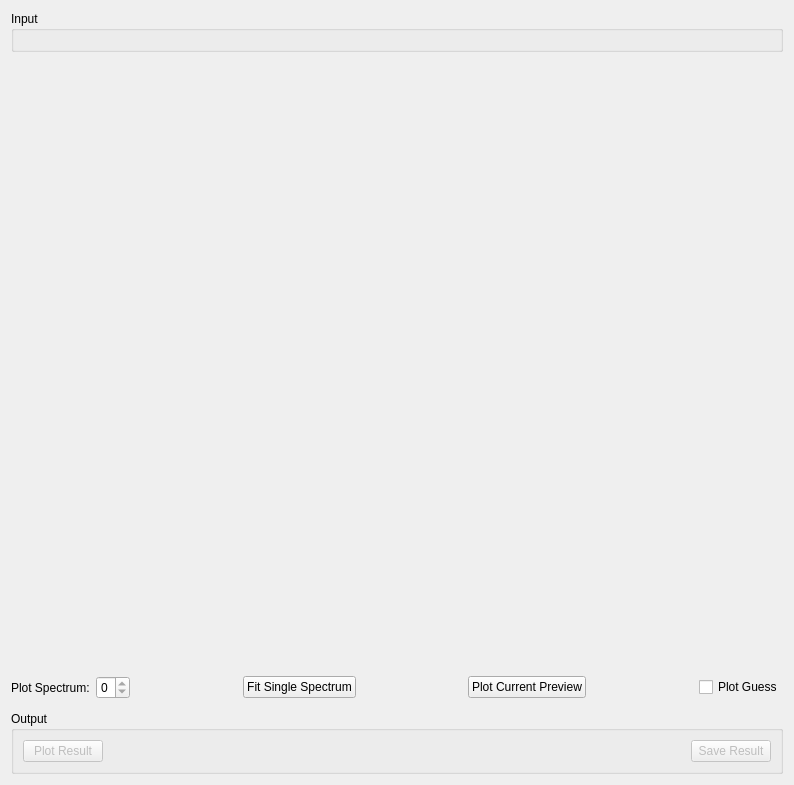
<?xml version="1.0" encoding="UTF-8"?>
<ui version="4.0">
 <class>MSDFit</class>
 <widget class="QWidget" name="MSDFit">
  <property name="geometry">
   <rect>
    <x>0</x>
    <y>0</y>
    <width>794</width>
    <height>785</height>
   </rect>
  </property>
  <property name="windowTitle">
   <string>Form</string>
  </property>
  <layout class="QVBoxLayout" name="verticalLayout_5" stretch="0,1,0,0">
   <item>
    <widget class="QGroupBox" name="gbInput">
     <property name="title">
      <string>Input</string>
     </property>
     <layout class="QGridLayout" name="gridLayout">
      <item row="0" column="0">
       <widget class="MantidQt::MantidWidgets::DataSelector" name="dsSampleInput" native="true"/>
      </item>
     </layout>
    </widget>
   </item>
   <item>
    <layout class="QHBoxLayout" name="loMSDFit">
     <item>
      <layout class="QVBoxLayout" name="loMSDPlot" stretch="0">
       <item>
        <layout class="QHBoxLayout" name="loPlotProperties" stretch="0,0">
         <item>
          <layout class="QVBoxLayout" name="loProperties">
           <item>
            <layout class="QVBoxLayout" name="properties"/>
           </item>
          </layout>
         </item>
         <item>
          <layout class="QVBoxLayout" name="loPlotsLayout" stretch="5,3,0">
           <property name="sizeConstraint">
            <enum>QLayout::SetNoConstraint</enum>
           </property>
           <item>
            <widget class="MantidQt::MantidWidgets::PreviewPlot" name="ppPlotTop" native="true">
             <property name="sizePolicy">
              <sizepolicy hsizetype="Preferred" vsizetype="Expanding">
               <horstretch>0</horstretch>
               <verstretch>1</verstretch>
              </sizepolicy>
             </property>
             <property name="minimumSize">
              <size>
               <width>0</width>
               <height>125</height>
              </size>
             </property>
             <property name="showLegend" stdset="0">
              <bool>true</bool>
             </property>
             <property name="curveErrorBars" stdset="0">
              <stringlist>
               <string>Sample</string>
              </stringlist>
             </property>
             <property name="canvasColour" stdset="0">
              <color>
               <red>255</red>
               <green>255</green>
               <blue>255</blue>
              </color>
             </property>
            </widget>
           </item>
           <item>
            <widget class="MantidQt::MantidWidgets::PreviewPlot" name="ppPlotBottom" native="true">
             <property name="sizePolicy">
              <sizepolicy hsizetype="Preferred" vsizetype="Expanding">
               <horstretch>1</horstretch>
               <verstretch>0</verstretch>
              </sizepolicy>
             </property>
             <property name="minimumSize">
              <size>
               <width>0</width>
               <height>75</height>
              </size>
             </property>
             <property name="showLegend" stdset="0">
              <bool>true</bool>
             </property>
             <property name="canvasColour" stdset="0">
              <color>
               <red>255</red>
               <green>255</green>
               <blue>255</blue>
              </color>
             </property>
            </widget>
           </item>
           <item>
            <layout class="QVBoxLayout" name="verticalLayout">
             <property name="topMargin">
              <number>0</number>
             </property>
             <property name="bottomMargin">
              <number>0</number>
             </property>
             <item>
              <layout class="QHBoxLayout" name="horizontalLayout_2">
               <property name="topMargin">
                <number>0</number>
               </property>
               <item>
                <widget class="QLabel" name="lbPlotSpectrum">
                 <property name="text">
                  <string>Plot Spectrum:</string>
                 </property>
                </widget>
               </item>
               <item>
                <widget class="QSpinBox" name="spPlotSpectrum">
                 <property name="minimum">
                  <number>0</number>
                 </property>
                 <property name="maximum">
                  <number>0</number>
                 </property>
                </widget>
               </item>
               <item>
                <spacer name="horizontalSpacer_3">
                 <property name="orientation">
                  <enum>Qt::Horizontal</enum>
                 </property>
                 <property name="sizeType">
                  <enum>QSizePolicy::Expanding</enum>
                 </property>
                 <property name="sizeHint" stdset="0">
                  <size>
                   <width>40</width>
                   <height>20</height>
                  </size>
                 </property>
                </spacer>
               </item>
               <item>
                <widget class="QPushButton" name="pbSingleFit">
                 <property name="text">
                  <string>Fit Single Spectrum</string>
                 </property>
                </widget>
               </item>
               <item>
                <spacer name="horizontalSpacer_2">
                 <property name="orientation">
                  <enum>Qt::Horizontal</enum>
                 </property>
                 <property name="sizeHint" stdset="0">
                  <size>
                   <width>40</width>
                   <height>20</height>
                  </size>
                 </property>
                </spacer>
               </item>
               <item>
                <widget class="QPushButton" name="pbPlotPreview">
                 <property name="text">
                  <string>Plot Current Preview</string>
                 </property>
                </widget>
               </item>
               <item>
                <spacer name="horizontalSpacer">
                 <property name="orientation">
                  <enum>Qt::Horizontal</enum>
                 </property>
                 <property name="sizeHint" stdset="0">
                  <size>
                   <width>40</width>
                   <height>20</height>
                  </size>
                 </property>
                </spacer>
               </item>
               <item>
                <widget class="QCheckBox" name="ckPlotGuess">
                 <property name="text">
                  <string>Plot Guess</string>
                 </property>
                </widget>
               </item>
              </layout>
             </item>
            </layout>
           </item>
          </layout>
         </item>
        </layout>
       </item>
      </layout>
     </item>
    </layout>
   </item>
   <item>
    <widget class="MantidQt::CustomInterfaces::IDA::IndirectSpectrumSelectionView" name="svSpectrumView" native="true"/>
   </item>
   <item>
    <widget class="QGroupBox" name="gbOutput">
     <property name="title">
      <string>Output</string>
     </property>
     <layout class="QHBoxLayout" name="horizontalLayout_8">
      <item>
       <widget class="QPushButton" name="pbPlot">
        <property name="enabled">
         <bool>false</bool>
        </property>
        <property name="text">
         <string>Plot Result</string>
        </property>
        <property name="checked">
         <bool>false</bool>
        </property>
       </widget>
      </item>
      <item>
       <spacer name="horizontalSpacer_1">
        <property name="orientation">
         <enum>Qt::Horizontal</enum>
        </property>
        <property name="sizeHint" stdset="0">
         <size>
          <width>40</width>
          <height>20</height>
         </size>
        </property>
       </spacer>
      </item>
      <item>
       <widget class="QPushButton" name="pbSave">
        <property name="enabled">
         <bool>false</bool>
        </property>
        <property name="text">
         <string>Save Result</string>
        </property>
       </widget>
      </item>
     </layout>
    </widget>
   </item>
  </layout>
 </widget>
 <customwidgets>
  <customwidget>
   <class>MantidQt::MantidWidgets::DataSelector</class>
   <extends>QWidget</extends>
   <header>MantidQtWidgets/Common/DataSelector.h</header>
  </customwidget>
  <customwidget>
   <class>MantidQt::MantidWidgets::PreviewPlot</class>
   <extends>QWidget</extends>
   <header>MantidQtWidgets/LegacyQwt/PreviewPlot.h</header>
   <container>1</container>
  </customwidget>
  <customwidget>
   <class>MantidQt::CustomInterfaces::IDA::IndirectSpectrumSelectionView</class>
   <extends>QWidget</extends>
   <header>IndirectSpectrumSelectionView.h</header>
   <container>1</container>
  </customwidget>
 </customwidgets>
 <resources/>
 <connections/>
</ui>
